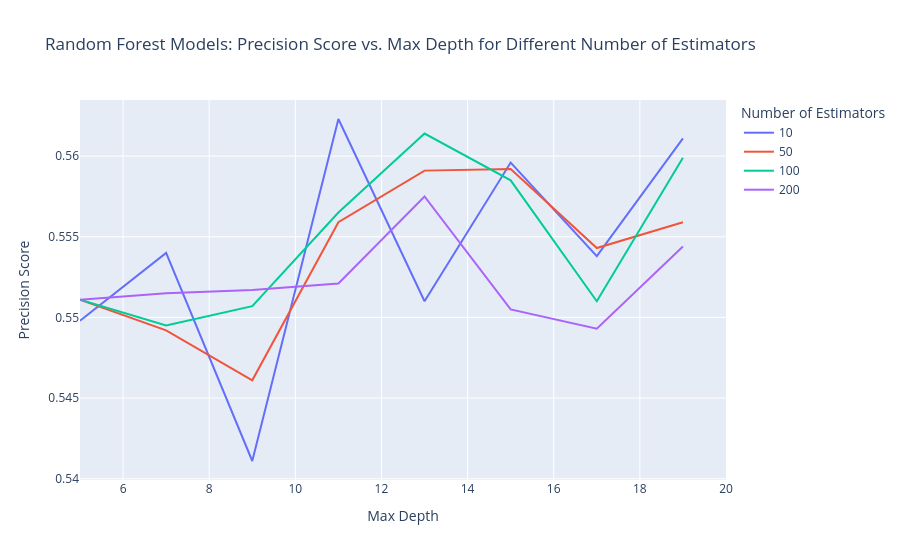

The notebook cell this image was saved under:
### Code cell
# Convert data to DataFrame
df = pd.DataFrame.from_dict(best_precision_matrix_random_forest, orient='index', columns=['precision_score']).reset_index()

# Rename the columns for clarity
df.columns = ['max_depth_and_metric', 'precision_score']

# Separate the tuple into two columns
df[['max_depth', 'n_estimators']] = pd.DataFrame(df['max_depth_and_metric'].tolist(), index=df.index)

# Drop the combined column
df = df.drop(columns=['max_depth_and_metric'])

# Create line plot using Plotly Express
fig = px.line(df, x='max_depth', y='precision_score', color='n_estimators',
              labels={'max_depth': 'Max Depth', 'precision_score': 'Precision Score', 'n_estimators': 'Number of Estimators'},
              title='Random Forest Models: Precision Score vs. Max Depth for Different Number of Estimators')

# Adjust x-axis range
fig.update_xaxes(range=[5, 20])

# Show the figure
fig.show()

### Figure 1 — Plotly figure (JSON) as saved in the notebook; plotly's stock layout.template omitted (floating-point values rounded to 4 significant figures)
{"data": [{"hovertemplate": "Number of Estimators=10<br>Max Depth=%{x}<br>Precision Score=%{y}<extra></extra>", "legendgroup": "10", "line": {"color": "#636efa", "dash": "solid"}, "marker": {"symbol": "circle"}, "mode": "lines", "name": "10", "orientation": "v", "showlegend": true, "type": "scatter", "x": [5, 7, 9, 11, 13, 15, 17, 19], "xaxis": "x", "y": [0.5498, 0.554, 0.5411, 0.5623, 0.551, 0.5596, 0.5538, 0.5611], "yaxis": "y"}, {"hovertemplate": "Number of Estimators=50<br>Max Depth=%{x}<br>Precision Score=%{y}<extra></extra>", "legendgroup": "50", "line": {"color": "#EF553B", "dash": "solid"}, "marker": {"symbol": "circle"}, "mode": "lines", "name": "50", "orientation": "v", "showlegend": true, "type": "scatter", "x": [5, 7, 9, 11, 13, 15, 17, 19], "xaxis": "x", "y": [0.5511, 0.5492, 0.5461, 0.5559, 0.5591, 0.5592, 0.5543, 0.5559], "yaxis": "y"}, {"hovertemplate": "Number of Estimators=100<br>Max Depth=%{x}<br>Precision Score=%{y}<extra></extra>", "legendgroup": "100", "line": {"color": "#00cc96", "dash": "solid"}, "marker": {"symbol": "circle"}, "mode": "lines", "name": "100", "orientation": "v", "showlegend": true, "type": "scatter", "x": [5, 7, 9, 11, 13, 15, 17, 19], "xaxis": "x", "y": [0.5511, 0.5495, 0.5507, 0.5565, 0.5614, 0.5585, 0.551, 0.5599], "yaxis": "y"}, {"hovertemplate": "Number of Estimators=200<br>Max Depth=%{x}<br>Precision Score=%{y}<extra></extra>", "legendgroup": "200", "line": {"color": "#ab63fa", "dash": "solid"}, "marker": {"symbol": "circle"}, "mode": "lines", "name": "200", "orientation": "v", "showlegend": true, "type": "scatter", "x": [5, 7, 9, 11, 13, 15, 17, 19], "xaxis": "x", "y": [0.5511, 0.5515, 0.5517, 0.5521, 0.5575, 0.5505, 0.5493, 0.5544], "yaxis": "y"}], "layout": {"legend": {"title": {"text": "Number of Estimators"}, "tracegroupgap": 0}, "title": {"text": "Random Forest Models: Precision Score vs. Max Depth for Different Number of Estimators"}, "xaxis": {"anchor": "y", "domain": [0.0, 1.0], "range": [5, 20], "title": {"text": "Max Depth"}}, "yaxis": {"anchor": "x", "domain": [0.0, 1.0], "title": {"text": "Precision Score"}}}}
